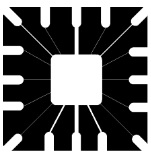
#> input picture images/Fig1_a.jpg, 151 x 157 px
$ jupyter execute --allow-errors 'Primer Examen.ipynb'
#> lines starting #> are read from the running program, lines starting #| are printed output that depends on the picture
[cell 1]
# 1. Eliminar las líneas más delgadas de la figura (a) y obtener la figura (b) aplicando
#filtrado. Indicar qué tipo de filtro ha utilizado.
#Fig1_a.jpg

[cell 2]
import cv2 as cv
#leyendo la imagen cuyo ruido se eliminará usando la función imread()
imageread = cv.imread('images/Fig1_a.jpg')
#> imageread is the input picture: shape (157, 151, 3); min 0, max 255, mean 94.3
#usando la función medianBlur() para eliminar el ruido de la imagen dada
imagenormal = cv.medianBlur(imageread, 3)
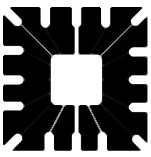
#> imagenormal: shape (157, 151, 3); min 0, max 255, mean 93.8
#mostrando la imagen sin ruido como la salida en la pantalla
cv.imshow('original:', imageread)
cv.imshow('imagen con ruido disminuido',imagenormal)
cv.waitKey(0)
cv.destroyAllWindows()
#Se utiliza un suavizada utilizando la mediana de los pixeles
#medianBlur

#> (a cell that did not finish here is left out)

[cell 4]
import cv2
import numpy as np
import matplotlib.pyplot as plt
#--leer la imagen
img= cv2.imread('images/fig1.png', 0)
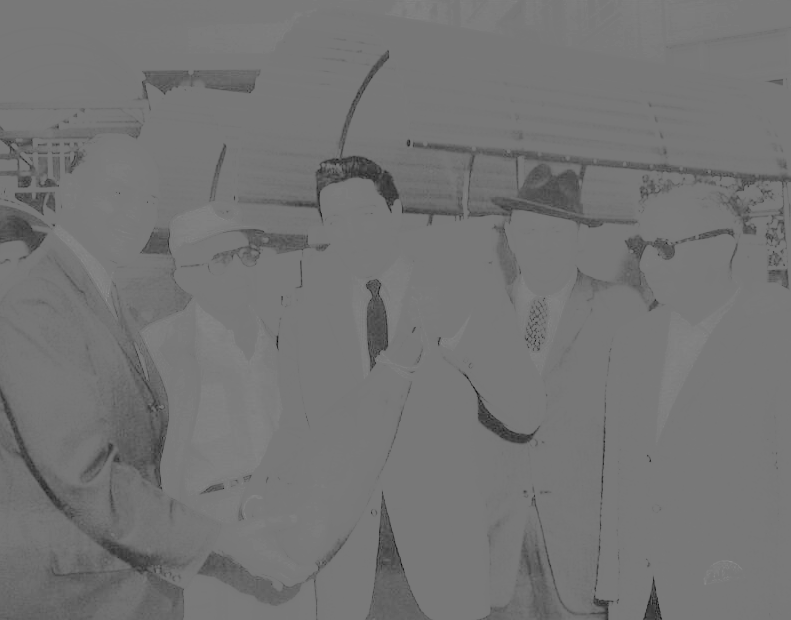
#> input picture images/fig1.png, 791 x 620 px
#> img is the input picture: shape (620, 791); min 0, max 145, mean 115.9
cv2.imshow('Imagen original', img)

#--aplicando la ecualización
histequ = cv2.equalizeHist(img)
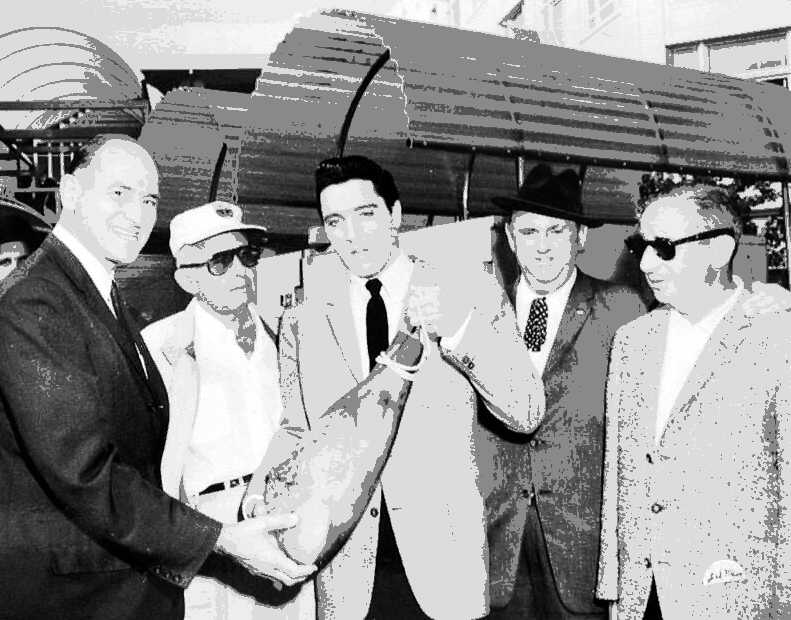
#> histequ: shape (620, 791); min 0, max 255, mean 147.9
#--muestra la imagen ecualizada
cv2.imshow('Imagen ecualizada', histequ)

cv2.waitKey(0)
cv2.destroyAllWindows()
